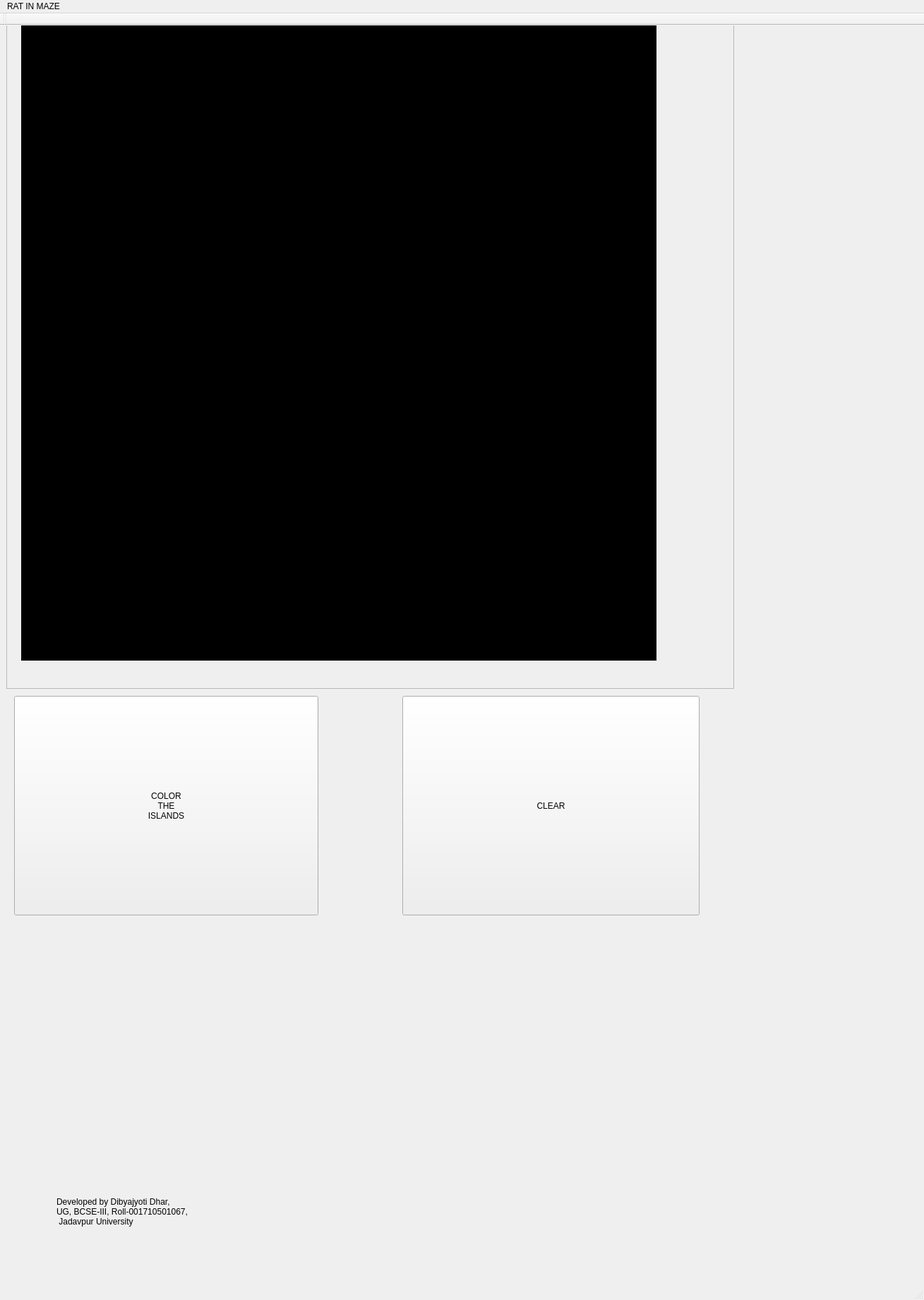
<?xml version="1.0" encoding="UTF-8"?>
<ui version="4.0">
 <class>MainWindow</class>
 <widget class="QMainWindow" name="MainWindow">
  <property name="geometry">
   <rect>
    <x>0</x>
    <y>0</y>
    <width>1309</width>
    <height>1842</height>
   </rect>
  </property>
  <property name="windowTitle">
   <string>MainWindow</string>
  </property>
  <widget class="QWidget" name="centralWidget">
   <widget class="QLabel" name="label">
    <property name="geometry">
     <rect>
      <x>390</x>
      <y>1060</y>
      <width>171</width>
      <height>101</height>
     </rect>
    </property>
    <property name="text">
     <string/>
    </property>
   </widget>
   <widget class="QScrollArea" name="scrollArea">
    <property name="geometry">
     <rect>
      <x>9</x>
      <y>-1</y>
      <width>1031</width>
      <height>941</height>
     </rect>
    </property>
    <property name="widgetResizable">
     <bool>true</bool>
    </property>
    <widget class="QWidget" name="scrollAreaWidgetContents">
     <property name="geometry">
      <rect>
       <x>0</x>
       <y>0</y>
       <width>1029</width>
       <height>939</height>
      </rect>
     </property>
     <widget class="my_label" name="frame">
      <property name="geometry">
       <rect>
        <x>20</x>
        <y>0</y>
        <width>900</width>
        <height>900</height>
       </rect>
      </property>
      <property name="mouseTracking">
       <bool>true</bool>
      </property>
      <property name="styleSheet">
       <string notr="true">background-color: rgb(0, 0, 0);</string>
      </property>
      <property name="frameShape">
       <enum>QFrame::Box</enum>
      </property>
      <property name="text">
       <string/>
      </property>
     </widget>
    </widget>
   </widget>
   <widget class="QPushButton" name="pushButton">
    <property name="geometry">
     <rect>
      <x>570</x>
      <y>950</y>
      <width>421</width>
      <height>311</height>
     </rect>
    </property>
    <property name="text">
     <string>CLEAR</string>
    </property>
   </widget>
   <widget class="QPushButton" name="pushButton_2">
    <property name="geometry">
     <rect>
      <x>20</x>
      <y>950</y>
      <width>431</width>
      <height>311</height>
     </rect>
    </property>
    <property name="text">
     <string>COLOR
THE
ISLANDS</string>
    </property>
   </widget>
   <widget class="QLabel" name="label_2">
    <property name="geometry">
     <rect>
      <x>70</x>
      <y>1300</y>
      <width>861</width>
      <height>181</height>
     </rect>
    </property>
    <property name="text">
     <string/>
    </property>
   </widget>
   <widget class="QLabel" name="label_3">
    <property name="geometry">
     <rect>
      <x>430</x>
      <y>1500</y>
      <width>861</width>
      <height>181</height>
     </rect>
    </property>
    <property name="text">
     <string/>
    </property>
   </widget>
   <widget class="QLabel" name="label_4">
    <property name="geometry">
     <rect>
      <x>80</x>
      <y>1580</y>
      <width>881</width>
      <height>201</height>
     </rect>
    </property>
    <property name="text">
     <string>Developed by Dibyajyoti Dhar,
UG, BCSE-III, Roll-001710501067,
 Jadavpur University </string>
    </property>
   </widget>
  </widget>
  <widget class="QMenuBar" name="menuBar">
   <property name="geometry">
    <rect>
     <x>0</x>
     <y>0</y>
     <width>1309</width>
     <height>22</height>
    </rect>
   </property>
   <widget class="QMenu" name="menuWATCH_SORT">
    <property name="title">
     <string>RAT IN MAZE</string>
    </property>
   </widget>
   <addaction name="menuWATCH_SORT"/>
  </widget>
  <widget class="QToolBar" name="mainToolBar">
   <attribute name="toolBarArea">
    <enum>TopToolBarArea</enum>
   </attribute>
   <attribute name="toolBarBreak">
    <bool>false</bool>
   </attribute>
  </widget>
  <widget class="QStatusBar" name="statusBar"/>
 </widget>
 <layoutdefault spacing="6" margin="11"/>
 <customwidgets>
  <customwidget>
   <class>my_label</class>
   <extends>QLabel</extends>
   <header location="global">my_label.h</header>
  </customwidget>
 </customwidgets>
 <resources/>
 <connections/>
</ui>
